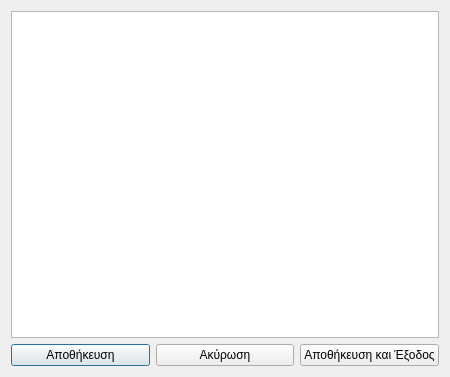
<?xml version="1.0" encoding="UTF-8"?>
<ui version="4.0">
 <class>AddDate</class>
 <widget class="QDialog" name="AddDate">
  <property name="geometry">
   <rect>
    <x>0</x>
    <y>0</y>
    <width>450</width>
    <height>377</height>
   </rect>
  </property>
  <property name="windowTitle">
   <string>Δημιουργία Κράτησης</string>
  </property>
  <layout class="QGridLayout" name="gridLayout">
   <item row="0" column="0">
    <layout class="QVBoxLayout" name="verticalLayout">
     <property name="sizeConstraint">
      <enum>QLayout::SetMaximumSize</enum>
     </property>
     <item>
      <widget class="QPlainTextEdit" name="plainTextEdit"/>
     </item>
     <item>
      <layout class="QHBoxLayout" name="horizontalLayout">
       <item>
        <widget class="QPushButton" name="pushButton">
         <property name="text">
          <string>Αποθήκευση</string>
         </property>
        </widget>
       </item>
       <item>
        <widget class="QPushButton" name="pushButton_2">
         <property name="text">
          <string>Ακύρωση</string>
         </property>
        </widget>
       </item>
       <item>
        <widget class="QPushButton" name="pushButton_3">
         <property name="text">
          <string>Αποθήκευση και Έξοδος</string>
         </property>
        </widget>
       </item>
      </layout>
     </item>
    </layout>
   </item>
  </layout>
 </widget>
 <resources/>
 <connections/>
</ui>
